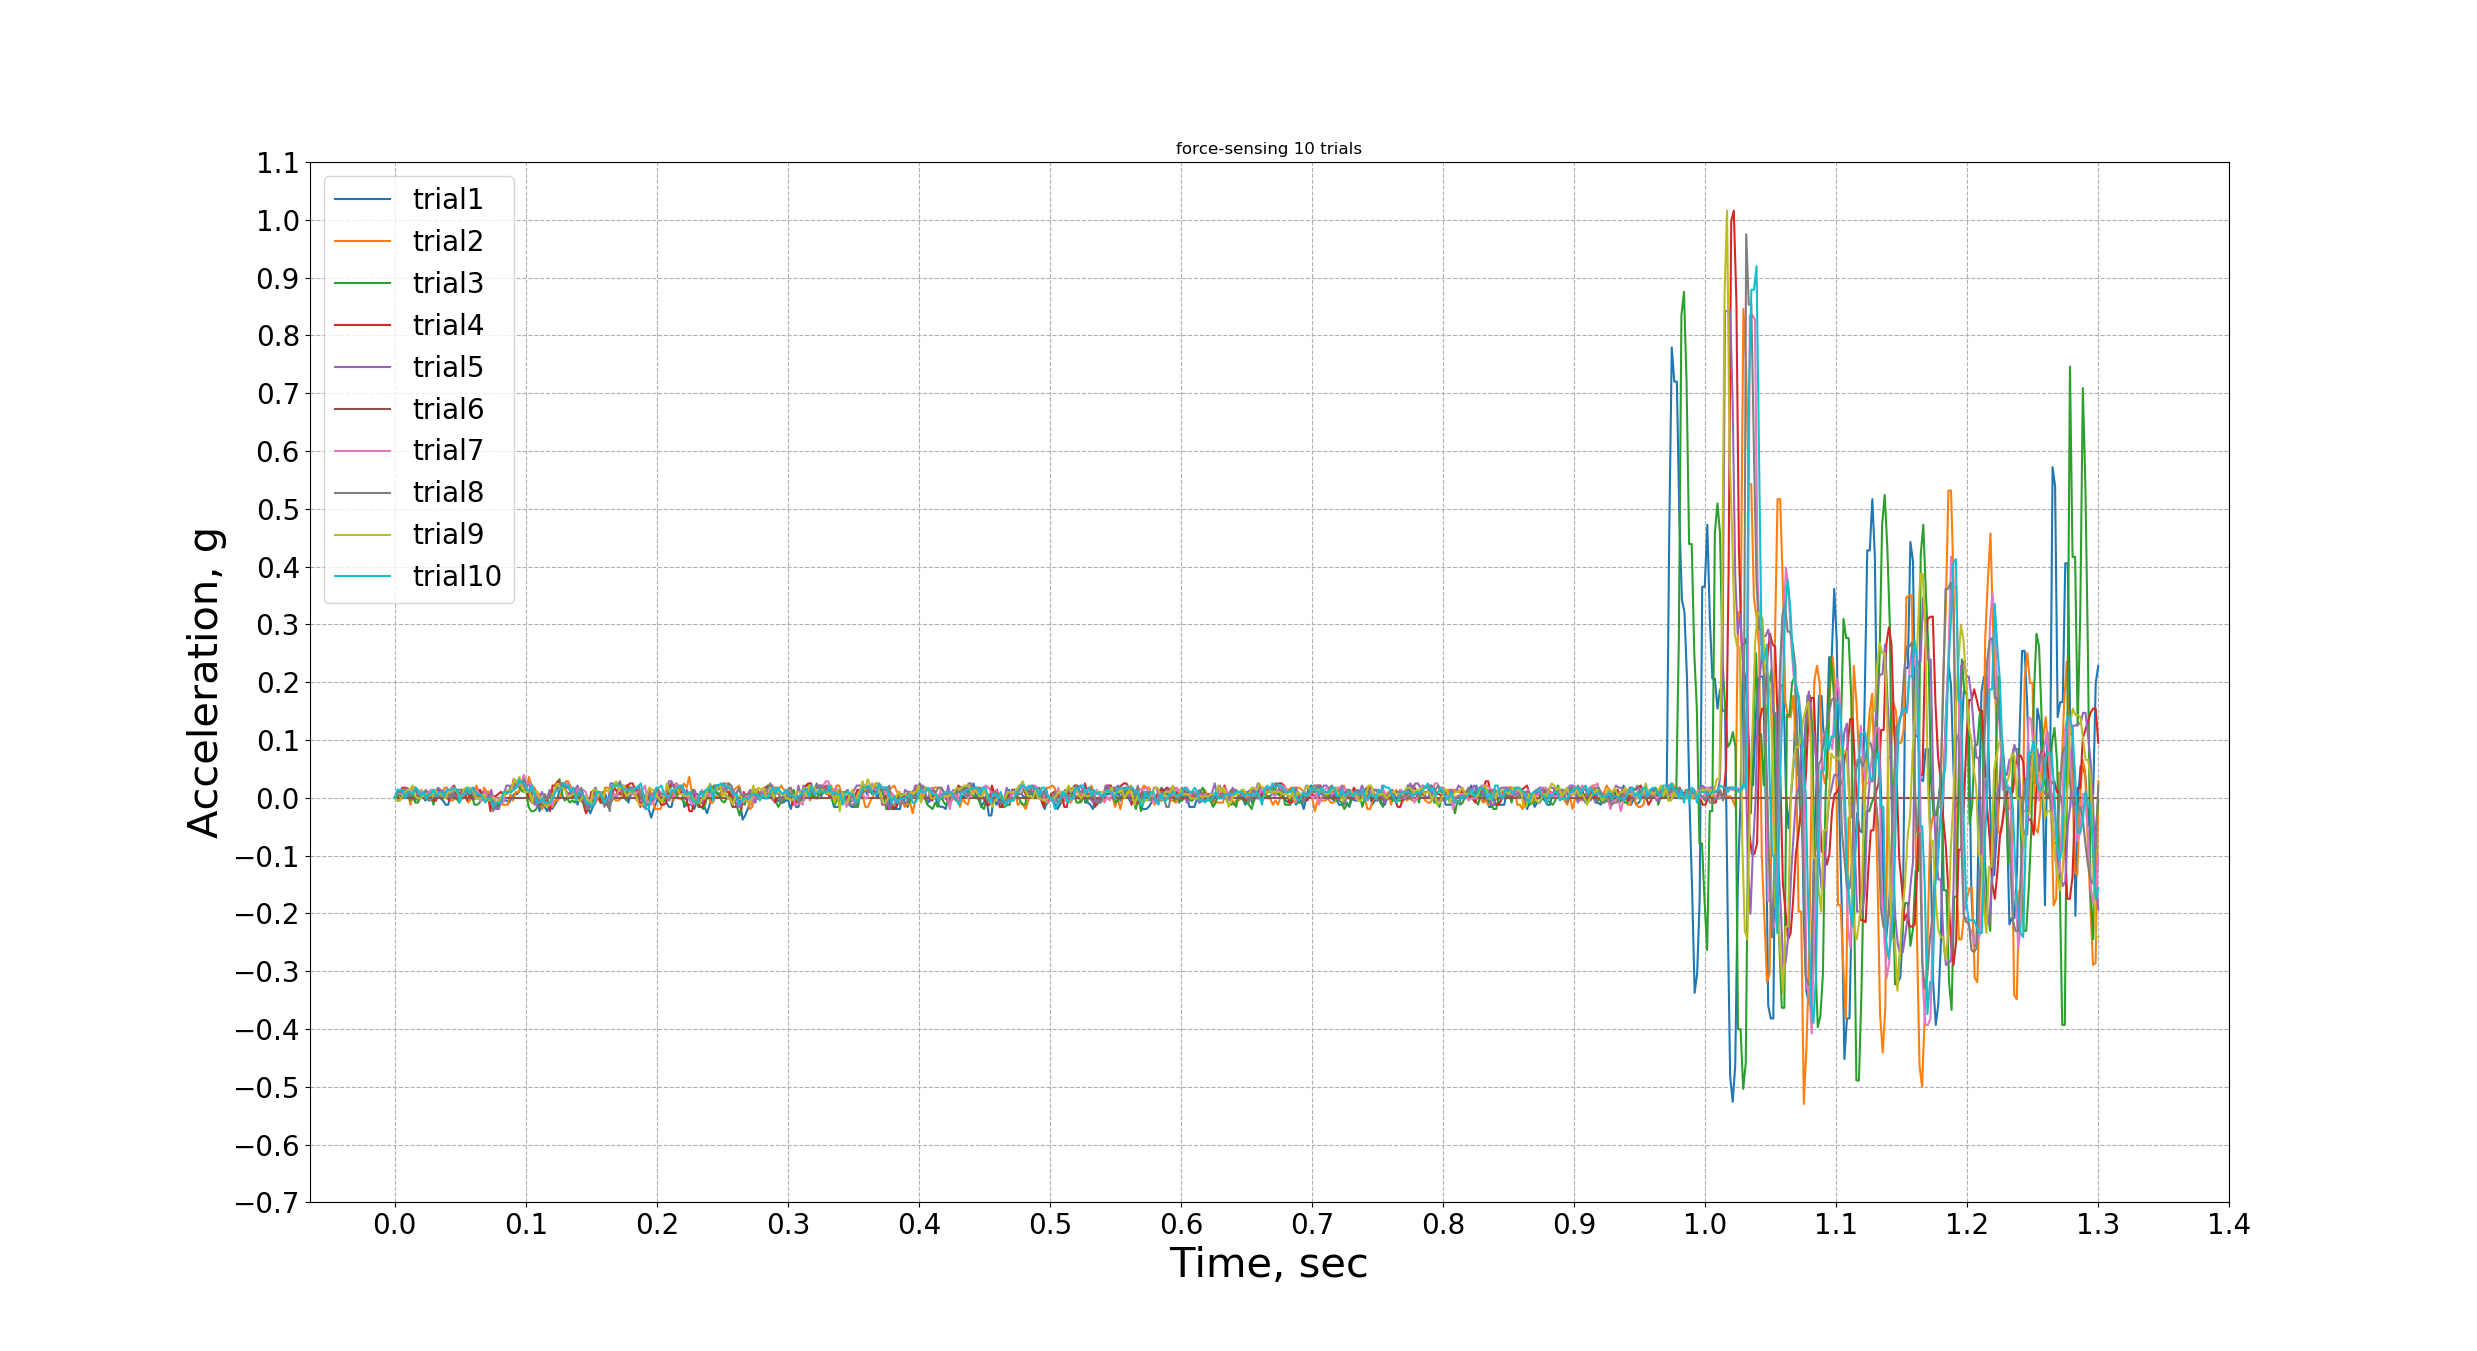

Generate this figure with Python:
from sunau import AUDIO_FILE_ENCODING_ADPCM_G721
import matplotlib.pyplot as plt
from matplotlib.gridspec import GridSpec
from datetime import datetime
from random import sample
import pandas as pd
import time
import numpy as np


#file18 (Experiment for calibration)
#time = np.linspace(0, 10.9, 5442)

df1 = pd.read_csv("/home/rustam/catkin_ws/src/calibrate_rgb_sensor_rustam/src/new setup/pendulum/sunfounder/force_sensing/trial1.csv")
df2 = pd.read_csv("/home/rustam/catkin_ws/src/calibrate_rgb_sensor_rustam/src/new setup/pendulum/sunfounder/force_sensing/trial2.csv")
df3 = pd.read_csv("/home/rustam/catkin_ws/src/calibrate_rgb_sensor_rustam/src/new setup/pendulum/sunfounder/force_sensing/trial3.csv")
df4 = pd.read_csv("/home/rustam/catkin_ws/src/calibrate_rgb_sensor_rustam/src/new setup/pendulum/sunfounder/force_sensing/trial4.csv")
df5 = pd.read_csv("/home/rustam/catkin_ws/src/calibrate_rgb_sensor_rustam/src/new setup/pendulum/sunfounder/force_sensing/trial5.csv")
df6 = pd.read_csv("/home/rustam/catkin_ws/src/calibrate_rgb_sensor_rustam/src/new setup/pendulum/sunfounder/force_sensing/trial6.csv")
df7 = pd.read_csv("/home/rustam/catkin_ws/src/calibrate_rgb_sensor_rustam/src/new setup/pendulum/sunfounder/force_sensing/trial7.csv")
df8 = pd.read_csv("/home/rustam/catkin_ws/src/calibrate_rgb_sensor_rustam/src/new setup/pendulum/sunfounder/force_sensing/trial8.csv")
df9 = pd.read_csv("/home/rustam/catkin_ws/src/calibrate_rgb_sensor_rustam/src/new setup/pendulum/sunfounder/force_sensing/trial9.csv")
df10 = pd.read_csv("/home/rustam/catkin_ws/src/calibrate_rgb_sensor_rustam/src/new setup/pendulum/sunfounder/force_sensing/trial10.csv")


#df2 = pd.read_csv("/home/rustam/catkin_ws/src/calibrate_rgb_sensor_rustam/src/rosbag_data_sexy_graphs/Hard_Object_Detection/before/hard_object_detection/hard_object_detection#2.csv")
#df3 = pd.read_csv("/home/rustam/catkin_ws/src/calibrate_rgb_sensor_rustam/src/rosbag_data_sexy_graphs/Hard_Object_Detection/before/hard_object_detection/hard_object_detection#3.csv")
#df4 = pd.read_csv("/home/rustam/catkin_ws/src/calibrate_rgb_sensor_rustam/src/rosbag_data_sexy_graphs/Hard_Object_Detection/before/hard_object_detection/hard_object_detection#4.csv")
#df5 = pd.read_csv("/home/rustam/catkin_ws/src/calibrate_rgb_sensor_rustam/src/rosbag_data_sexy_graphs/Hard_Object_Detection/before/hard_object_detection/hard_object_detection#5.csv")

'''
top = df["top"]
bot = df["bot"]
z = df["z"]
fz = df["fz"]
topbot = top + bot
normtopbot = -(topbot-16.08)
print(normtopbot)
#print(fz.shape)
'''
time1= np.linspace(0, 1.3, 672)
acc1 = -df1["ax"]

time2 = np.linspace(0, 1.3, 649)
acc2 = -df2["ax"]

time3 = np.linspace(0, 1.3, 663)
acc3 = -df3["ax"]

time4 = np.linspace(0, 1.3, 660)
acc4 = -df4["ax"]

time5 = np.linspace(0, 1.3, 672)
acc5 = -df5["ax"]

time6= np.linspace(0, 1.3, 673)
acc6 = -df6["ax"]

time7 = np.linspace(0, 1.3, 661)
acc7 = -df7["ax"]

time8 = np.linspace(0, 1.3, 659)
acc8 = -df8["ax"]

time9 = np.linspace(0, 1.3, 671)
acc9 = -df9["ax"]

time10 = np.linspace(0, 1.3, 659)
acc10 = -df10["ax"]

fig = plt.figure()
ax = fig.add_subplot(1, 1, 1)
ax.set_title("force-sensing 10 trials")
plt.plot(time1, acc1)
plt.plot(time2, acc2)
plt.plot(time3, acc3)
plt.plot(time4, acc4)
plt.plot(time5, acc5)
plt.plot(time6, acc6)
plt.plot(time7, acc7)
plt.plot(time8, acc8)
plt.plot(time9, acc9)
plt.plot(time10, acc10)
major_ticksx = np.arange(0, 1.5, 0.1)
major_ticksy = np.arange(-0.7, 1.2, 0.1)
ax.set_xticks(major_ticksx)
ax.set_yticks(major_ticksy)
ax.tick_params(axis='both', which='major', labelsize=20)
plt.grid(linestyle='dashed')
ax.set_xlabel('Time, sec',fontsize = 30)
ax.set_ylabel('Acceleration, g',fontsize = 30)
L = ax.legend(loc=2, prop={'size': 20})
for i in range(0,10):
    L.get_texts()[i].set_text("trial%01d" % (i+1))

plt.show()
